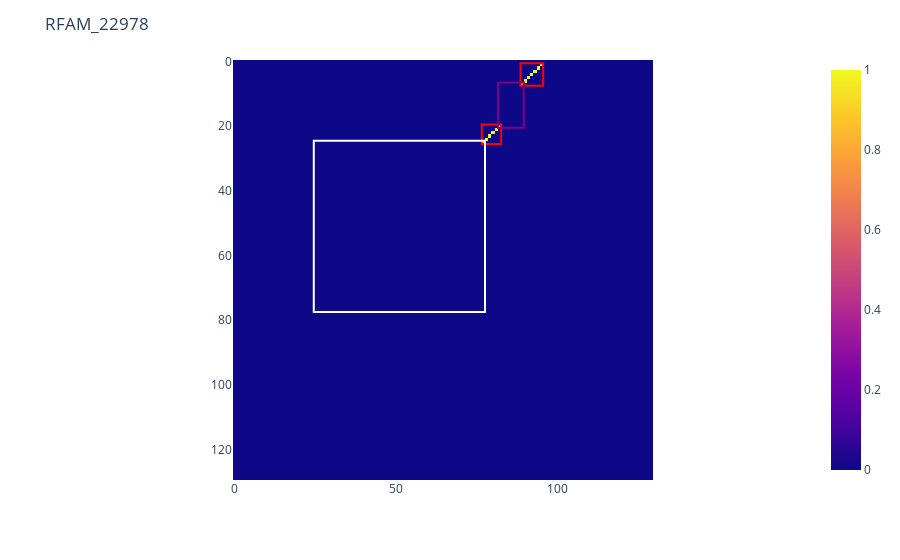

The notebook cell saved with this chart:
### Code cell
# bounding boxes
# note that the value used for visualization is 0.5 pixel shifted (and expanded) so that it surrounds the pixels


fig = px.imshow(structure_arr)

name2color = {
    'stem': 'red',
    'bulge': 'cyan',
    'internal_loop': 'purple',
    'pesudo_knot': 'magenta',
    'hairpin_loop': 'white',
    
}

for ls in parser.local_structure_bounding_boxes:
    (x0, y0), (wx, wy), name = ls
    fig.add_shape(
        type='rect',
        y0=x0-0.5, y1=x0+wx-0.5, x0=y0-0.5, x1=y0+wy-0.5,   # image plot axis is swaped
        xref='x', yref='y',
        line_color=name2color[name]
    )


print(df.iloc[idx].seq)

fig.update_layout(
    title=df.iloc[idx].seq_id,
    font=dict(
        size=12,
    )
)

fig.show()

### Figure 1 — Plotly figure (JSON) as saved in the notebook; plotly's stock layout.template omitted (floating-point values rounded to 4 significant figures; data arrays with more than 128 entries replaced by an {"elided": "..."} marker saying what was removed)
{"data": [{"coloraxis": "coloraxis", "hovertemplate": "x: %{x}<br>y: %{y}<br>color: %{z}<extra></extra>", "type": "heatmap", "z": {"elided": "130x130 int values"}}], "layout": {"coloraxis": {"colorscale": [[0, "#0d0887"], [0.1111, "#46039f"], [0.2222, "#7201a8"], [0.3333, "#9c179e"], [0.4444, "#bd3786"], [0.5556, "#d8576b"], [0.6667, "#ed7953"], [0.7778, "#fb9f3a"], [0.8889, "#fdca26"], [1, "#f0f921"]]}, "font": {"size": 12}, "margin": {"t": 60}, "shapes": [{"line": {"color": "red"}, "type": "rect", "x0": 88.5, "x1": 95.5, "xref": "x", "y0": 0.5, "y1": 7.5, "yref": "y"}, {"line": {"color": "red"}, "type": "rect", "x0": 76.5, "x1": 82.5, "xref": "x", "y0": 19.5, "y1": 25.5, "yref": "y"}, {"line": {"color": "purple"}, "type": "rect", "x0": 81.5, "x1": 89.5, "xref": "x", "y0": 6.5, "y1": 20.5, "yref": "y"}, {"line": {"color": "white"}, "type": "rect", "x0": 24.5, "x1": 77.5, "xref": "x", "y0": 24.5, "y1": 77.5, "yref": "y"}], "title": {"text": "RFAM_22978"}, "xaxis": {"constrain": "domain", "scaleanchor": "y"}, "yaxis": {"autorange": "reversed", "constrain": "domain"}}}
